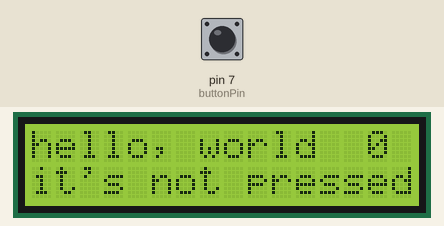
Simulated run of this sketch. Board: Arduino Uno, built with avr-gcc and run on an emulated ATmega328P. On the bench: 16×2 character LCD. The test bench sets the inputs (shaded band); at power-on: pin 7 (buttonPin) LOW.

Above: at 0.1 s.
At 1.6 s:
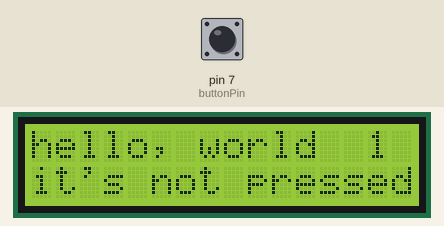
1.7 s: pin 7 (buttonPin) pulled HIGH for 0.15 s
At 2.8 s:
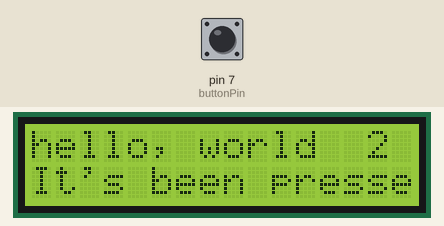
Timing chart, 0 to 4.7 s (numbered marks = the images above; inputs shaded):
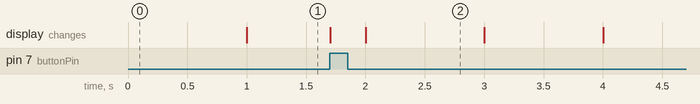

The sketch:

alarm_clock.ino
```cpp
#include <LiquidCrystal.h>


const int rs = 12, en=11, d4=5, d5=4, d6=3, d7=2, buttonPin=7;
LiquidCrystal lcd(rs, en, d4, d5, d6, d7);
bool isPressed = false;

void setup()
{
  lcd.begin(16,2);
  lcd.print("hello, world");
  pinMode(buttonPin, INPUT);
  lcd.setCursor(0,1);
  lcd.print("it's not pressed");

}

void loop()
{
  lcd.setCursor(14,0);
  lcd.print(millis()/1000);
  lcd.setCursor(0,1);

  if(digitalRead(buttonPin) == HIGH){
    lcd.print("It's been pressed");
    //isPressed = !isPressed;
  }
//  else  {
//   lcd.print("it's not pressed");
//  }
  //if(isPressed){
  //  lcd.print("it is set");
  //}
  //else{
  //  lcd.print("it is not set");
  //}


}
```

Measured:
- after the input at 1.7 s, the display: first changes at once (image 2 shows a later state)
- what the display in image 2 shows lasts 1.0 s, from 2.0 s to 3.0 s
